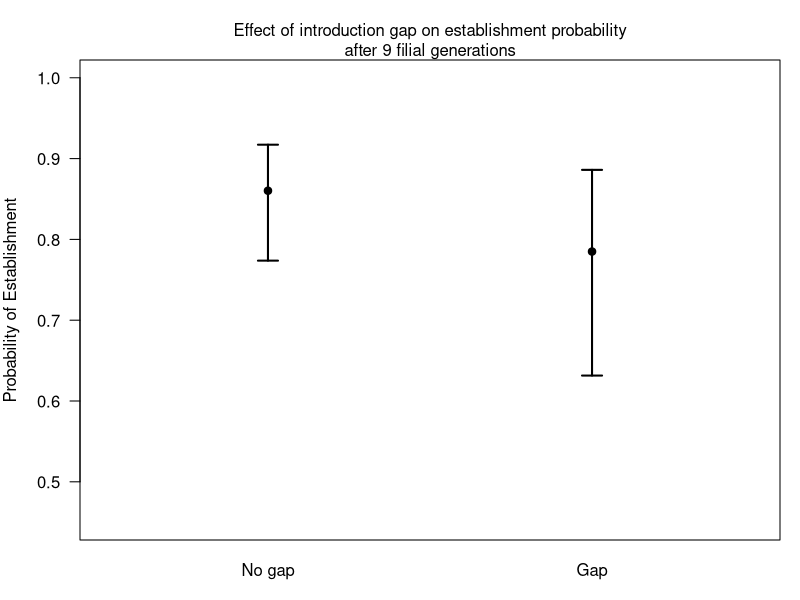

Reproduce this figure in R. (Note: this script raises an error after producing the figure.)
#### Title: Extinction probability analysis ####
###
### Author: Michael Koontz
### Email: mikoontz@gmail.com
###
### Date Created: 20150502
### Penultimate Updated: 20160124 (Changed frame of reference from extinction to establishment)
### Last Updated: 20161120
###
#### Purpose: Use tidy extinction data to assess the probability of extinction depending on different covariates. ####
###
### There are 3 different analysis presented here. 

### The first uses generation 9 (the end of the experiment) as the fixed point where we assess whether or not a population has established.

### The second analysis uses generation 6 as the fixed point where we assess whether or not a population has established. Generation 6 is after all introductions have completed, but before we see the rapid decline in population abundance that may indicate an additional biological process is at work.

### The third analysis uses all generations after introductions are complete (5 through 9) and includes a random effect of population ID to account for the repeated measures.

#### Load libraries, read data, and set it up for analysis ####
# Clear environment if necessary
# rm(list=ls())

library(lme4)
library(lsmeans)
library(multcompView)
library(tidyr)

b <- read.csv("data/clean-establishment-data.csv")
b$number <- as.factor(b$number)
b$block <- as.factor(b$block)
b$gap <- as.factor(b$gap)


##### Analysis 1: Extant/extinct assessment at generation 9 #####

#### Analysis 1: Assessing effect of the introduction gap ####

# Subset data to represent the only blocks and introduction treatments that COULD have experienced introduction gaps
gap.potential <- subset(b, subset=(block!=3)&(number%in%c(2,4)))

# We use a simple random effects structure here, because there is far less data in this subsetted dataset. Use extant assessment at generation 10 (9 full censuses after initial introduction).
m1 <- glmer(extant9 ~ number*environment*gap + (1 | block), data=gap.potential, family=binomial, control=glmerControl(optimizer="bobyqa"))

# Update the model fit to remove the 3-way interaction
m2 <- update(m1, formula= .~. - number:environment:gap)

anova(m1,m2) # LRT suggests model with 3-way interaction is not more likely than model with additive effect of gap. Drop 3-way interaction with gap.

m3 <- update(m2, formula= .~. -gap:environment)

anova(m2, m3) # LRT suggests model with interaction between gap and environment is not more likely than model without, so we drop the gap:environment interaction.

m4 <- update(m3, formula= .~. -gap:number)

anova(m3, m4) # LRT suggests model with interaction between gap and propagule number is not more likely than model without, so we drop the gap:number interaction.

m5 <- update(m4, formula= .~. -gap)

anova(m4, m5) # LRT suggests that the model with an additive effect of gap is NOT more likely than the model without, so we drop the effect of gap. Note this is DIFFERENT than the analysis where extant/extinct is assessed relative to when introductions finish.

#--------------------
#### Analysis 1: Plot effect (if any) of introduction gap ####
# Quick plot to show marginal effect of introduction gap (very overlapping CIs when looking at generation 9)
#--------------------
# Recall that plogis() has the effect of being an inverse logit function and qlogis() has the effect of being a logit function.

ls <- summary(lsmeans::lsmeans(m4, pairwise ~ as.factor(gap), adjust="none")$lsmeans)

cont <- lsmeans::lsmeans(m4, pairwise ~ as.factor(gap), adjust="none")$contrasts
cont.mu <- plogis(summary(cont)$estimate)
cont.SE <- c(plogis(summary(cont)$estimate - summary(cont)$SE), plogis(summary(cont)$estimate + summary(cont)$SE))
cont.SE

mu <- plogis(ls$lsmean)
CI <- rbind(plogis(ls$asymp.LCL), plogis(ls$asymp.UCL))

# pdf("Clean Plots/introduction gap effect.pdf", height=3.75, width=3.75)
par(mar=c(3,4,3,1))
plot(x=c(1,2), y=mu, ylim=c(0.45, 1), xlim=c(0.5,2.5), las=1, pch=19, xaxt="n", xlab=NA, ylab="Probability of Establishment")
axis(side=1, at=c(1,2), labels=c("No gap", "Gap"), tick=FALSE)
arrows(x0=c(1,2), y0=CI[1,], y1=CI[2,], code=3, length=0.1, angle=90, lwd=2)
# dev.off()

mtext(side=3, text="Effect of introduction gap on establishment probability\nafter 9 filial generations")

#-----------------------
# No need to trim the data to exclude those populations that experienced an introduction gap.
#-----------------------

# Subset to remove populations with an introduction gap
b.trim <- b

#-------------------
#### Analysis 1: Determining the random effects structure ####
### Test whether there are interactions between the covariates and the random effect of block
#-------------------

# The 'keep it maximal' random effects structure; Possibly too many parameters to justify this approach.
m5a <- glmer(extant9 ~ number*environment + (number*environment | block), data=b.trim, family=binomial, control=glmerControl(optimizer="bobyqa"))

m5b <- update(m5a, formula= .~ number*environment + (number + environment | block))

anova(m5a, m5b) # Doesn't appear to be a three way interaction bw number, environment, and block.

m5c <- update(m5b, formula= . ~ number*environment + (number | block))

anova(m5b, m5c) # No interaction between block and environment

m5d <- update(m5c, formula= . ~ number*environment + (environment | block))

anova(m5c, m5d) # No interaction between block and number

# There appear to be no interactions between block and the fixed covariates, so we use a simple random intercept structure for the random effect of temporal block.

#----------------
#### Analysis 1: Influence of fixed effects ####
#----------------

# Use LRT tests to guide interpretation, but all fixed effects will remain in the model in the end
m6 <- glmer(extant9 ~ number*environment + (1 | block), data=b.trim, family=binomial, control=glmerControl(optimizer="bobyqa"))

m7 <- update(m6, formula= .~. - number:environment)

anova(m6, m7) # Doesn't appear to be an interaction between propagule number and environmental stability

m8 <- update(m7, formula= .~. -environment)

anova(m7, m8) # Environment doesn't seem to affect extinction probability

m9 <- update(m8, formula= .~. -number)

anova(m8, m9) # Propagule number seems to be very important for extinction probability

# The final model which includes all fixed effects and uses the trimmed dataset without populations that experienced a gap in the introduction period
final <- m6
#### Analysis 1: Interpretation and contrasts ####

results <- lsmeans::lsmeans(final, pairwise ~ number, adjust="none")
results
sig_letters <- letters[as.numeric(lsmeans::cld(results)$.group)]

posthoc <- summary(results$lsmeans)
# cols <- c("dodgerblue", "brown1", "gold", "green")
cols <- "black"

# pdf("Clean-Plots/modeled-establishment-probability-dot-whisker.pdf", height=3.75, width=3.75)
par(mar=c(3,4,2,1), xpd=NA)
plot(x=1:4, y=plogis(posthoc$lsmean), ylim=c(0.7, 1.0), xlim=c(0.5,4.5), las=1, pch=19, xaxt="n", xlab="Introduction regime", ylab="Establishment probability", col=cols, bty="L")
axis(side=1, at=1:4, labels=c("20x1","10x2","5x4","4x5"), tick=FALSE)
arrows(x0=1:4, y0=plogis(posthoc$asymp.LCL), y1=plogis(posthoc$asymp.UCL), code=3, length=0.1, angle=90, lwd=2, col=cols)
text(x=1:4, y=1.02, labels = sig_letters)
# dev.off()

mtext(side=3, text="Effect of propagule number on extinction probability\nfive generations after the final introduction")
#### Analysis 1: Effect of temporary extinctions ####

bb <- subset(b.trim, subset=number %in% c(2,4,5))
bb$temp <- ifelse(bb$temp.extinctions > 0, yes=TRUE, no=FALSE)
bb$temp <- as.factor(bb$temp)

sum(b.trim$extinctafter9) / nrow(b.trim)
# Total extinct through 9 generations: 150/917 = 0.164
sum(b.trim$extinct5after) / nrow(b.trim)
# Total extinct 5 generations after final intro: 108/917 = 0.1178

sum(b.trim$temp.extinctions > 0) / nrow(bb)
# Temporary extinction before new introduction: 115/677 = 0.1699
sum(b.trim$temp.extinctions > 1) / nrow(bb)
# Temporarily extinct twice before new introduction: 13/677 = 0.0192
sum(b.trim$temp.extinctions > 2) / nrow(bb)
# Temporarily extinct thrice before new introduction: 1/677 = 0.00148

dim(bb)

# Proportion extant at end of experiment
aggregate(extant9 ~ temp + number, FUN=mean, data=bb) 
aggregate(loss ~ number, FUN=mean, data=bb)
aggregate(temp.extinctions ~ number, FUN=sum, data=bb)

tempA <- glmer(extant9 ~ number*environment + loss + (1 | block), data=bb, family=binomial, control=glmerControl(optimizer="bobyqa"))

tempB <- glmer(extant9 ~ number*environment + (1 | block), data=bb, family=binomial, control=glmerControl(optimizer="bobyqa"))

anova(tempA, tempB)
summary(tempA)

# No significant effect of temporary extinction versus not
# Significant effect of AMOUNT of loss. More genetic inputs lost meant a higher extinction probability


##### Analysis 2: Extant/extinct assessment at generation 6 #####

#### Analysis 2: Assessing effect of the introduction gap ####
# Subset data to represent the only blocks and introduction treatments that COULD have experienced introduction gaps
gap.potential <- subset(b, subset=(block!=3)&(number%in%c(2,4)))

# We use a simple random effects structure here, because there is far less data in this subsetted dataset. Use extant assessment at generation 6.
m1 <- glmer(extant6 ~ number*environment*gap + (1 | block), data=gap.potential, family=binomial, control=glmerControl(optimizer="bobyqa"))
# Model fails to converge...

# Update the model fit to remove the 3-way interaction
m2 <- update(m1, formula= .~. - number:environment:gap)
# This model is nearly unidentifiable.

anova(m1,m2) # LRT suggests model with 3-way interaction is not more likely than model with additive effect of gap. Drop 3-way interaction with gap. Also, the previous model failed to converge so really we'll "start" with the model that doesn't have the 3-way interaction

m3 <- update(m2, formula= .~. -gap:environment)

anova(m2, m3) # LRT suggests model with interaction between gap and environment is not more likely than model without, so we drop the gap:environment interaction. Also, m2 and m3 didn't fit without a Warning about degenerate Hessians.

m4 <- update(m3, formula= .~. -gap:number) # This is the first model that fits without throwing a Warning message. Let's use this as the fullest model.

anova(m3, m4) # LRT suggests model with interaction between gap and propagule number IS more likely than the model without, so we have to deal with this.

#--------------------
#### Analysis 2: Plot effect (if any) of introduction gap ####
# Quick plot to show marginal effect of introduction gap (very overlapping CIs when looking at generation 9)
#--------------------
# Recall that plogis() has the effect of being an inverse logit function and qlogis() has the effect of being a logit function.

ls <- summary(lsmeans::lsmeans(m4, pairwise ~ as.factor(gap) + number, adjust="none")$lsmeans)

cont <- lsmeans::lsmeans(m4, pairwise ~ as.factor(gap) + number, adjust="none")$contrasts
cont.mu <- plogis(summary(cont)$estimate)
cont.SE <- c(plogis(summary(cont)$estimate - summary(cont)$SE), plogis(summary(cont)$estimate + summary(cont)$SE))
cont.SE

mu <- plogis(ls$lsmean)
CI <- rbind(plogis(ls$asymp.LCL), plogis(ls$asymp.UCL))

# pdf("Clean Plots/introduction gap effect.pdf", height=3.75, width=3.75)
par(mar=c(5,4,2,1))
plot(x=1:4, y=mu, ylim=c(0.45, 1), xlim=c(0.5,4.5), las=1, pch=19, xaxt="n", xlab=NA, ylab="Probability of Establishment")
axis(side=1, at=1:4, labels=rep(c("No gap", "Gap"), times = 2), tick=FALSE)
mtext(side = 1, at = c(1.5, 3.5), text = c("10x2", "5x4"), line = 3)

arrows(x0=1:4, y0=CI[1,], y1=CI[2,], code=3, length=0.1, angle=90, lwd=2)
# dev.off()

mtext(side=3, text="Effect of introduction gap on establishment probability\nafter 6 generations")

#-----------------------
# We need to trim the data to exclude those populations that experienced an introduction gap.
#-----------------------

# Subset to remove populations with an introduction gap
b.trim <- b[b$gap == "FALSE", ]
# dim(b.trim) # 842 populations didn't experience an introduction gap.

#-------------------
#### Analysis 2: Determining the random effects structure ####
# Test whether there are interactions between the covariates and the random effect of block
#-------------------

# The 'keep it maximal' random effects structure; Possibly too many parameters to justify this approach.
m5a <- glmer(extant6 ~ number*environment + (number*environment | block), data=b.trim, family=binomial, control=glmerControl(optimizer="bobyqa"))

m5b <- update(m5a, formula= .~ number*environment + (number + environment | block)) # This is the most complicated random effects structure we can fit.

anova(m5a, m5b) # Doesn't appear to be a three way interaction bw number, environment, and block based on LRT, but we had trouble fitting the m5a model.

m5c <- update(m5b, formula= . ~ number*environment + (number | block))

anova(m5b, m5c) # No interaction between block and environment

m5d <- update(m5c, formula= . ~ number*environment + (environment | block))

anova(m5c, m5d) # No interaction between block and number

# There appear to be no interactions between block and the fixed covariates, so we use a simple random intercept structure for the random effect of temporal block.

#----------------
#### Analysis 2: Influence of fixed effects ####

# Use LRT tests to guide interpretation, but all fixed effects will remain in the model in the end
m6 <- glmer(extant6 ~ number + environment + number:environment + (1 | block), data=b.trim, family=binomial, control=glmerControl(optimizer="bobyqa"))

m7 <- update(m6, formula= .~. - number:environment)

anova(m6, m7) # Doesn't appear to be an interaction between propagule number and environmental stability

m8 <- update(m7, formula= .~. -environment)

anova(m7, m8) # Environment doesn't seem to affect extinction probability

m9 <- update(m8, formula= .~. -number)

anova(m8, m9) # Propagule number seems to be very important for extinction probability

# The final model which includes all fixed effects and uses the trimmed dataset without populations that experienced a gap in the introduction period
final <- m6
#### Analysis 2: Interpretation and contrasts ####

results <- lsmeans::lsmeans(final, pairwise ~ number, adjust="none")
results
sig_letters <- letters[as.numeric(lsmeans::cld(results)$.group)]

posthoc <- summary(results$lsmeans)
# cols <- c("dodgerblue", "brown1", "gold", "green")
cols <- "black"

# pdf("Clean-Plots/modeled-establishment-probability-dot-whisker.pdf", height=3.75, width=3.75)
par(mar=c(3,4,4,1), xpd=NA)
plot(x=1:4, y=plogis(posthoc$lsmean), ylim=c(0.7, 1.0), xlim=c(0.5,4.5), las=1, pch=19, xaxt="n", xlab="Introduction regime", ylab="Establishment probability", col=cols, bty="L")
axis(side=1, at = 1:4, labels = c("20x1","10x2","5x4","4x5"), tick = FALSE)
arrows(x0 = 1:4 , y0 = plogis(posthoc$asymp.LCL), y1 = plogis(posthoc$asymp.UCL), code = 3, length = 0.1, angle = 90, lwd = 2, col = cols)
text(x = 1:4, y = 1.02, labels = sig_letters)
# dev.off()

mtext(side=3, text="Effect of propagule number on extinction probability\nafter 6 generations", line = 2)

##### Analysis 3: Extant/extinct assessment at each generation, include generation as a fixed effect, population ID as random effect #####

#### Analysis 3: Assessing effect of the introduction gap ####
bb <- subset(b, select = c("ID", "block", "number", "environment", "gap", paste0("extant", 1:9)))

# Gather the extant/extinct assessments currently in short form across columns into a 2-column pair of keys and values.
long_b <- gather(bb, key = generation, value = extant, -c(ID, block, number, environment, gap))
# Convert the gathered "generation" column to a numeric value representing which filial generation the row refers to
long_b$generation <- as.numeric(substr(long_b$generation, start = 7, stop = nchar(long_b$generation)))

# We are only interested in generations 5 through 9, which represent time points with all introductions completed
# long_b <- subset(long_b, generation >= 5)

gap.potential <- subset(long_b, subset=(block!=3)&(number%in%c(2,4)))

str(gap.potential)
fm1 <- glmer(extant ~ number * environment + generation + gap + (1 | as.factor(ID)) + (number + environment | block), data = gap.potential, family = "binomial", control=glmerControl(optimizer="bobyqa"))

fm2 <- update(fm1, . ~ . - gap)
anova(fm1, fm2) # Looks like model with gap is more likely than the model without, so we'll drop those populations that experienced an introduction gap.

b_trim <- long_b[long_b$gap == "FALSE", ]
#### Analysis 3: Determining the random effects structure ####
head(b_trim)
# Even the simplest possible model that we'd be interested in won't fit using this framework. Let's abandon it.
fm1 <- glmer(extant ~ number * generation + (1 | ID) + (1 | block), data = b_trim, family = "binomial", control=glmerControl(optimizer="bobyqa"))
summary(fm1)



#### Plots with simulation results ####
# simResults <- read.csv("Clean-Analyses/simulations/establishment_abundance_table_5_50.csv")
# 
# extant <- simResults[, 1]
# 
# pdf("/Users/mikoontz/Documents/Research/Tribolium/Demography/Clean-Plots/modeled-establishment-probability-with-simulations-dot-whisker.pdf", height=3.75, width=3.75)
# 
# par(mar=c(3,4,2,1), xpd=NA, oma=c(2,0,0,0))
# plot(x=1:4, y=plogis(posthoc$lsmean), ylim=c(0.7, 1.0), xlim=c(0.5,4.5), las=1, pch=19, xaxt="n", xlab=NA, ylab="Establishment probability", col=cols, bty="L")
# axis(side=1, at=1:4, labels=c("20x1", "10x2", "5x4", "4x5"), tick=FALSE)
# arrows(x0=1:4, y0=plogis(posthoc$asymp.LCL), y1=plogis(posthoc$asymp.UCL), code=3, length=0.05, angle=90, lwd=2, col=cols)
# text(x=1:4, y=plogis(posthoc$asymp.UCL)+0.02, labels=c("a", "b", "c", "c"), cex=0.5)
# 
# segments(x0=(1:4)-0.3, x1=(1:4)+0.3, y0=extant, lwd=4)
# mtext(side=1, text="Introduction regime", line=3)
# 
# dev.off()
